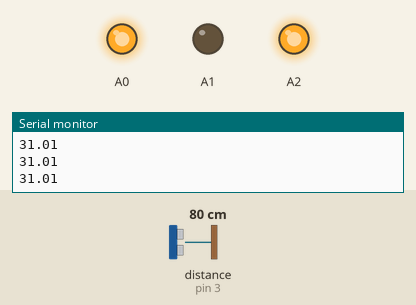
A sketch run on a simulated Arduino Uno, built with avr-gcc and run on an emulated ATmega328P. On the bench: output pins drawn as LEDs (lit = HIGH), the last lines printed to the serial monitor. Wiring (inferred from the names in the program): ultrasonic range finder: trigger pin 2; echo pin 3. The test bench sets the inputs (shaded band); at power-on: distance to the obstacle (sensor on pin 3) 80 cm. The echo pulse lasts 58.3 µs per cm; pins used as bus, display or sensor lines are not drawn.

Above: at 1.4 s.
1.5 s: distance to the obstacle (sensor on pin 3) set to 30 cm
3.1 s: distance to the obstacle (sensor on pin 3) set to 25 cm
At 4.6 s:
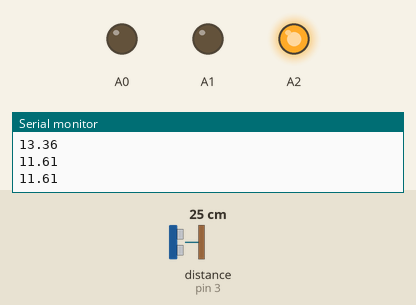
5.2 s: distance to the obstacle (sensor on pin 3) set to 16 cm
6.7 s: distance to the obstacle (sensor on pin 3) set to 13 cm
At 7.8 s:
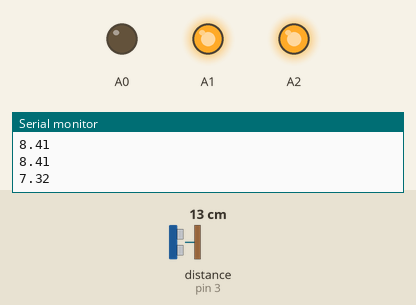
8.8 s: distance to the obstacle (sensor on pin 3) set to 18 cm
At 10.3 s:
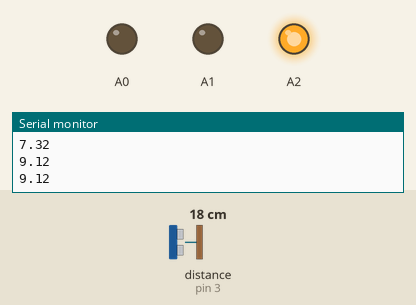
10.6 s: distance to the obstacle (sensor on pin 3) set to 2 cm
At 12.1 s:
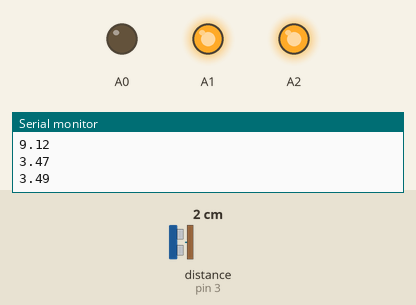
Timing chart, 0 to 13.4 s (numbered marks = the images above; inputs shaded):
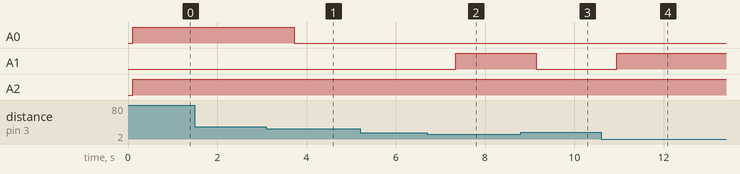

Measured:
- the behaviour switches between 27 and 26 cm on distance to the obstacle (sensor on pin 3) (found by bisection; images 0 and 1)
- the behaviour switches between 15 and 14 cm on distance to the obstacle (sensor on pin 3) (found by bisection; images 1 and 2)
- after the input at 3.1 s, A0: HIGH → LOW after 0.63 s
- after the input at 6.7 s, A1: LOW → HIGH after 0.64 s
- after the input at 8.8 s, A1: HIGH → LOW after 0.35 s
- after the input at 10.6 s, A1: LOW → HIGH after 0.35 s

The sketch:

LAB2.ino
```cpp
int trigger = 2;
int echo = 3;

double getDistance(unsigned char triggerPin, unsigned char echoPin);

// the setup routine runs once when you press reset:
void setup() {
  // initialize the digital pin as an output.
  pinMode(trigger, OUTPUT);
  pinMode(echo, INPUT);
  pinMode(A0, OUTPUT);
  pinMode(A1, OUTPUT);
  pinMode(A2, OUTPUT);

  digitalWrite(A0, LOW);
  digitalWrite(A1, LOW);
  digitalWrite(A2, LOW);
  Serial.begin(9600);
}

// the loop routine runs over and over again forever:
void loop() {
  double targetDistance;
  targetDistance = getDistance(trigger,echo);
  Serial.println(targetDistance/25.4);
  targetDistance = targetDistance/25.4;


  if(targetDistance>12){
      digitalWrite(A1, LOW);
      digitalWrite(A0, HIGH);
      digitalWrite(A2, HIGH);
  }
  else if(targetDistance < 12 && targetDistance > 8){
      digitalWrite(A0, LOW);
      digitalWrite(A1, LOW);
      digitalWrite(A2, HIGH);
  }
  else{
      digitalWrite(A0, LOW);
      digitalWrite(A1, HIGH);
      digitalWrite(A2, HIGH);
  }

  delay(500);

}

double getDistance(unsigned char triggerPin, unsigned char echoPin){
   unsigned long int startTime, endTime;
   double mm=-1;
  digitalWrite(triggerPin,HIGH);
  delayMicroseconds(20);
  digitalWrite(triggerPin,LOW);
  startTime = micros();

  while(digitalRead(echoPin)==LOW && micros()-startTime<100000){
    delayMicroseconds(20);
  }

  while(digitalRead(echoPin)==HIGH && micros()-startTime<100000){
  delayMicroseconds(1);
  }
  endTime = micros();

  if(endTime>startTime){
  mm = (endTime - startTime)/6.496;

  }

  delay(100);
  return(mm);

}
```
